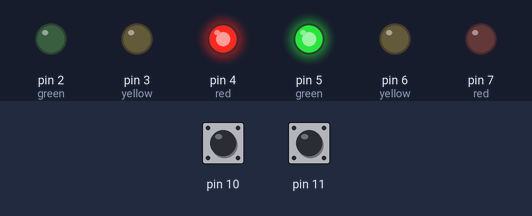
The sketch below on a simulated Arduino Uno, built with avr-gcc and run on an emulated ATmega328P. Shown: output pins drawn as LEDs (lit = HIGH). The inputs (shaded band) are chosen by the test bench; at power-on: pin 10 HIGH, pin 11 HIGH.

Above: at 5.0 s.
At 12.5 s:
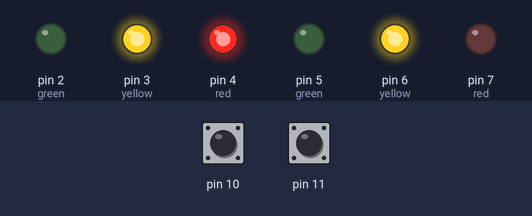
At 20.0 s:
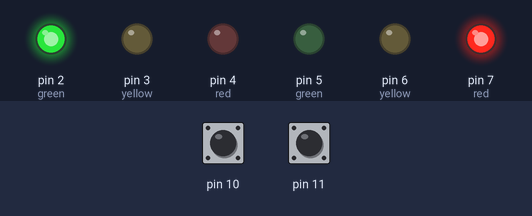
At 27.5 s:
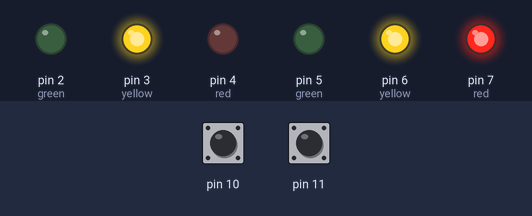
Timing chart, 0 to 39.0 s (numbered marks = the images above):
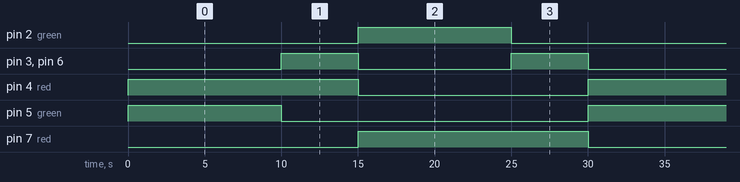

Measured:
- by itself, pin 2 (green), pin 5 (green): alternates HIGH for 10.0 s and LOW for 20.0 s
- by itself, pin 3 (yellow), pin 6 (yellow): alternates HIGH for 5.0 s and LOW for 10.0 s
- by itself, pin 4 (red), pin 7 (red): alternates HIGH for 15.0 s and LOW for 15.0 s

The sketch:

M4_3.ino
```cpp
void setup()
{
    //צפון דרום
    pinMode(2, OUTPUT);//green
    pinMode(3, OUTPUT); //yellow
    pinMode(4, OUTPUT); //red
    //צזרח מערב
    pinMode(5, OUTPUT);//green
    pinMode(6, OUTPUT);//yellow
    pinMode(7, OUTPUT);//red
    pinMode(10, INPUT_PULLUP); //1
    pinMode(11, INPUT_PULLUP); //2
}

void loop()
{
    if (digitalRead(10) == 0)
    {
        if (digitalRead(11) == 0)
        {
            //צפון דרום
            digitalWrite(2, LOW);//green
            digitalWrite(3, LOW);//yellow
            digitalWrite(4, HIGH);//red
            //צזרח מערב
            digitalWrite(5, LOW);//green
            digitalWrite(6, LOW);//yellow
            digitalWrite(7, HIGH);//red
        }else
        {
            //צפון דרום
            digitalWrite(2, HIGH);//green
            digitalWrite(3, LOW);//yellow
            digitalWrite(4, LOW);//red
            //צזרח מערב
            digitalWrite(5, LOW);//green
            digitalWrite(6, LOW);//yellow
            digitalWrite(7, HIGH);//red
        }

    }else
    {
        if (digitalRead(11) == 0)
        {
            //צפון דרום
            digitalWrite(2, LOW);//green
            digitalWrite(3, LOW);//yellow
            digitalWrite(4, HIGH);//red
            //צזרח מערב
            digitalWrite(5, HIGH);//green
            digitalWrite(6, LOW);//yellow
            digitalWrite(7, LOW);//red
        }else
        {
            //צפון דרום
            digitalWrite(2, LOW);//green
            digitalWrite(3, LOW);//yellow
            digitalWrite(4, HIGH);//red
            //צזרח מערב
            digitalWrite(5, HIGH);//green
            digitalWrite(6, LOW); //yellow
            digitalWrite(7, LOW);//red
            delay(10000); //10 sec

            //צפון דרום
            digitalWrite(2, LOW);//green
            digitalWrite(3, HIGH);//yellow
            digitalWrite(4, HIGH);//red
            //צזרח מערב
            digitalWrite(5, LOW);//green
            digitalWrite(6, HIGH); //yellow
            digitalWrite(7, LOW);//red
            delay(5000); //10 sec

            //צפון דרום
            digitalWrite(2, HIGH);//green
            digitalWrite(3, LOW);//yellow
            digitalWrite(4, LOW);//red
            //צזרח מערב
            digitalWrite(5, LOW);//green
            digitalWrite(6, LOW); //yellow
            digitalWrite(7, HIGH);//red
            delay(10000); //10 sec

            //צפון דרום
            digitalWrite(2, LOW);//green
            digitalWrite(3, HIGH);//yellow
            digitalWrite(4, LOW);//red
            //צזרח מערב
            digitalWrite(5, LOW);//green
            digitalWrite(6, HIGH); //yellow
            digitalWrite(7, HIGH);//red
            delay(5000); //10 sec
        }
    }
}
```
